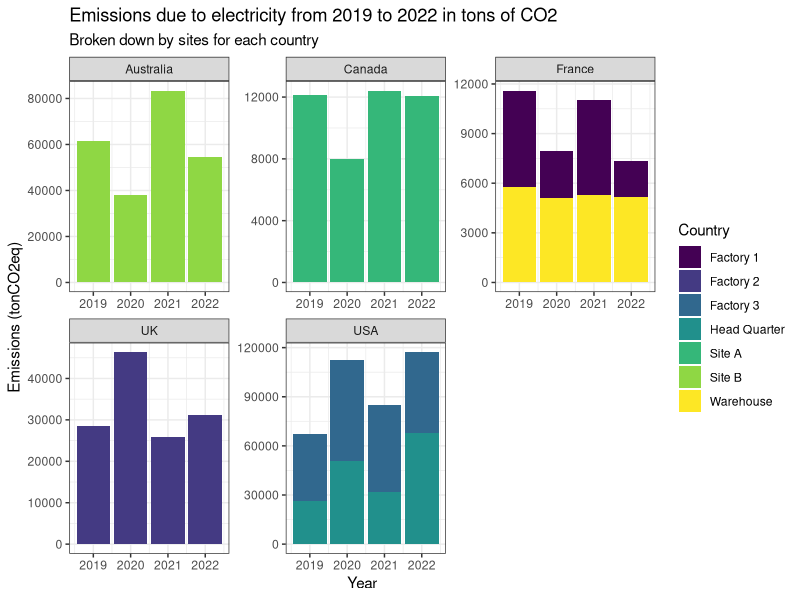
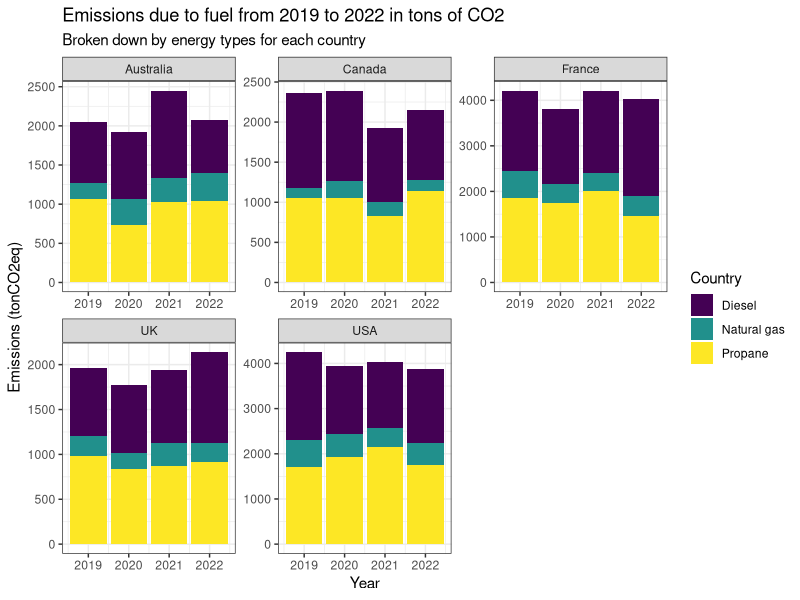
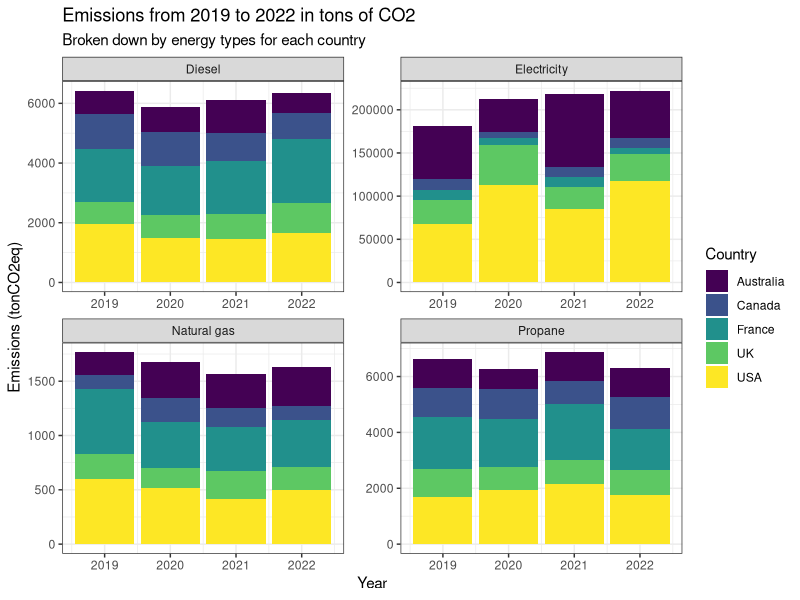

These figures' R source, in order:
## ---- chunk 1
knitr::opts_chunk$set(echo = TRUE)
## ---- chunk 2
library(readxl)
library(lubridate)
library(dplyr)
library(tidyr)
library(ggplot2)
## ---- chunk 3
consumption <- read_xlsx("data/footprint_data.xlsx", sheet = "comsumption") %>% 
  mutate(year = year(date))
structure <- read_xlsx("data/footprint_data.xlsx", sheet = "structure")
energy_scopes <- read_xlsx("data/footprint_data.xlsx", sheet = "energy_scopes")

EF_fuel <- read_xlsx("data/footprint_data.xlsx", sheet = "EF_fuel")
EF_elec <- read_xlsx("data/footprint_data.xlsx", sheet = "EF_elec")
energy_conversions <- read_xlsx("data/footprint_data.xlsx", sheet = "energy_conversions")
GWP <- read_xlsx("data/footprint_data.xlsx", sheet = "GWP")
## ---- chunk 4
consumption_joined <- consumption %>%
  
  # Join to structure to get to country
  left_join(structure, by = "site") %>% 
  
  # Collapse to useful dimensions
  group_by(country, year, site, energy_type, unit) %>% 
  summarise(value = sum(value)) %>% 
  ungroup() %>% 
  
  # Convert MWh to kWh, gallons to Liters
  mutate(
    value = ifelse(unit == "MWh", value * 1e3, value),
    unit = ifelse(unit == "MWh", "kWh", unit)) %>% 
  mutate(
    value = ifelse(unit == "Gallons", value * 3.78541, value),
    unit = ifelse(unit == "Gallons", "Liters", unit)
  ) %>% 
  
  # Convert Liters to KWh based on the conversion table
  left_join(select(energy_conversions, -unit_to), 
            by = c("energy_type", "unit")) %>% 
  mutate(
    value = ifelse(!is.na(final_value) & 
                     unit == "Liters", (value/initial_value)*final_value, value),
    unit = ifelse(!is.na(final_value) & 
                     unit == "Liters", "kWh", unit)
  ) %>% 
  select(-final_value, -initial_value) %>% 
  
  # Convert propane and natural gas kwh to MMBTU 
  mutate(
    value = ifelse(unit == "kWh" & energy_type %in% c("Propane", "Natural gas"), 
                   value * 3.4121e-3, value),
    unit = ifelse(unit == "kWh" & energy_type %in% c("Propane", "Natural gas"), 
                  "MMBtu", unit)
  ) %>% 
  
  # Now that more things are in kWh/MMBtu, collapse to simplify
  group_by(country, year, site, energy_type, unit) %>% 
  summarise(value = sum(value)) %>% 
  ungroup() %>%
  
  # Multiply Electricity by corresponding EF to get emissions
  left_join(EF_elec, by = "country") %>% 
  mutate(
    tonCO2e = ifelse(energy_type == "Electricity" &
                     unit == "kWh", (value * EF_kgCO2e_kwh)/1e3, NA)
  ) %>% 
  select(-EF_kgCO2e_kwh) %>% 
  
  # Join to the energy types and corresponding GWP and compute emissions
  left_join(EF_fuel, by = c("energy_type", "unit")) %>% 
  left_join(GWP, by = "GHG_type") %>% 
  mutate(
    tonCO2e = ifelse(!is.na(GHG_type), 
                     (value*gGHG_Unit * GWP_gCO2e_gGHG)/1e6, tonCO2e)
  ) %>% 
  select(-gGHG_Unit, -GWP_gCO2e_gGHG, -GHG_type, -unit) %>% 
  
  # Final collapse
  group_by(country, year, site, energy_type) %>% 
  summarise(tonCO2e = sum(tonCO2e)) %>% 
  ungroup()

print(consumption_joined)
## ---- chunk 5
ggplot(consumption_joined %>% 
         filter(energy_type == "Electricity"), 
       aes(fill = site, y=tonCO2e, x=year)) +
  geom_bar(position="stack", stat="identity") +
  facet_wrap(~country, scales = "free") + 
  theme_bw() + 
  scale_fill_viridis_d() + 
  labs(x = "Year", y="Emissions (tonCO2eq)", fill = "Country",
       title = "Emissions due to electricity from 2019 to 2022 in tons of CO2", 
       subtitle ="Broken down by sites for each country")
## ---- chunk 6
ggplot(consumption_joined %>% 
         filter(energy_type != "Electricity"), 
       aes(fill = energy_type, y=tonCO2e, x=year)) +
  geom_bar(position="stack", stat="identity") +
  facet_wrap(~country, scales = "free") + 
  theme_bw() + 
  scale_fill_viridis_d() + 
  labs(x = "Year", y="Emissions (tonCO2eq)", fill = "Country",
       title = "Emissions due to fuel from 2019 to 2022 in tons of CO2", 
       subtitle ="Broken down by energy types for each country")
## ---- chunk 7
ggplot(consumption_joined, aes(fill=country, y=tonCO2e, x=year)) +
  geom_bar(position="stack", stat="identity") +
  facet_wrap(~energy_type, scales = "free") + 
  theme_bw() + 
  scale_fill_viridis_d() + 
  labs(x = "Year", y="Emissions (tonCO2eq)", fill = "Country",
       title = "Emissions from 2019 to 2022 in tons of CO2", 
       subtitle ="Broken down by energy types for each country")
